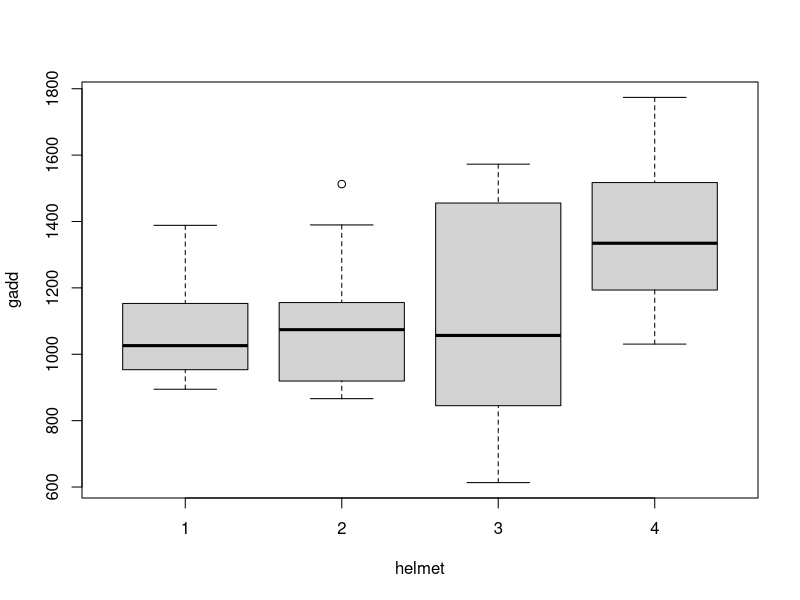
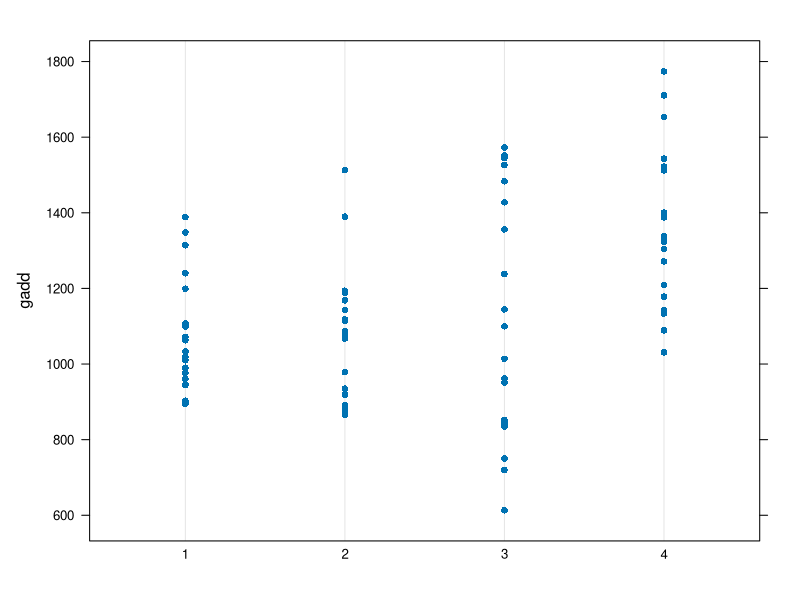

These charts were generated, in order, by the following R code:
## ---- chunk 1
lacrosse <- read.table(text = 
"       1       1      1033.120
       1       1      1348.208
       1       1      1071.822
       1       1       976.702
       1       1       990.100
       1       1      1099.040
       1       1      1199.141
       1       1      1240.194
       1       1      1314.289
       1       1      1388.383
       1       2       894.646
       1       2       902.892
       1       2      1010.010
       1       2       897.587
       1       2       944.155
       1       2       946.290
       1       2       960.622
       1       2      1018.716
       1       2      1062.932
       1       2      1107.148
       2       1      1077.465
       2       1      1067.588
       2       1       881.427
       2       1       875.805
       2       1      1512.677
       2       1      1389.608
       2       1       866.175
       2       1      1143.009
       2       1      1168.418
       2       1      1193.827
       2       2      1113.792
       2       2      1087.070
       2       2      1188.106
       2       2       920.193
       2       2      1070.711
       2       2       918.574
       2       2      1117.802
       2       2       978.509
       2       2       934.917
       2       2       891.326
       3       1       613.375
       3       1      1144.626
       3       1      1013.652
       3       1       835.126
       3       1       951.132
       3       1       750.245
       3       1       719.553
       3       1       852.215
       3       1       847.431
       3       1       842.646
       3       2      1526.328
       3       2      1551.818
       3       2      1572.681
       3       2      1544.867
       3       2      1427.717
       3       2      1356.253
       3       2      1483.588
       3       2      1238.108
       3       2      1099.916
       3       2       961.724
       4       1      1387.522
       4       1      1332.813
       4       1      1142.812
       4       1      1030.647
       4       1      1271.285
       4       1      1338.537
       4       1      1323.765
       4       1      1178.170
       4       1      1133.540
       4       1      1088.910
       4       2      1710.564
       4       2      1543.174
       4       2      1652.740
       4       2      1522.275
       4       2      1336.061
       4       2      1512.203
       4       2      1773.826
       4       2      1400.610
       4       2      1304.719
       4       2      1208.829", header = FALSE, sep = "")

colnames(lacrosse) <- c("helmet", "site", "gadd")

## ---- chunk 2
lacrosse$helmet <- as.factor(lacrosse$helmet)
lacrosse$site <- as.factor(lacrosse$site)

str(lacrosse)
head(lacrosse)
tail(lacrosse)
## ---- chunk 3
boxplot(gadd~helmet, data = lacrosse)
library(lattice)
dotplot(gadd~helmet, data = lacrosse)

## ---- chunk 4
aggregate(gadd~helmet, data = lacrosse, FUN = mean)
aggregate(gadd~helmet, data = lacrosse, FUN = sd)
aggregate(gadd~helmet, data = lacrosse, FUN = length)
## ---- chunk 5
lacrosseMod <- aov(gadd~helmet, data = lacrosse)
anova(lacrosseMod)
## ---- chunk 6
grandMean <- mean(lacrosse$gadd)
groupMeans <- aggregate(gadd~helmet, data = lacrosse, FUN = mean)
groupMeans - grandMean
## ---- chunk 7
lacrosseLM <- lm(gadd~helmet, data = lacrosse)
anova(lacrosseLM)
summary(lacrosseLM)
